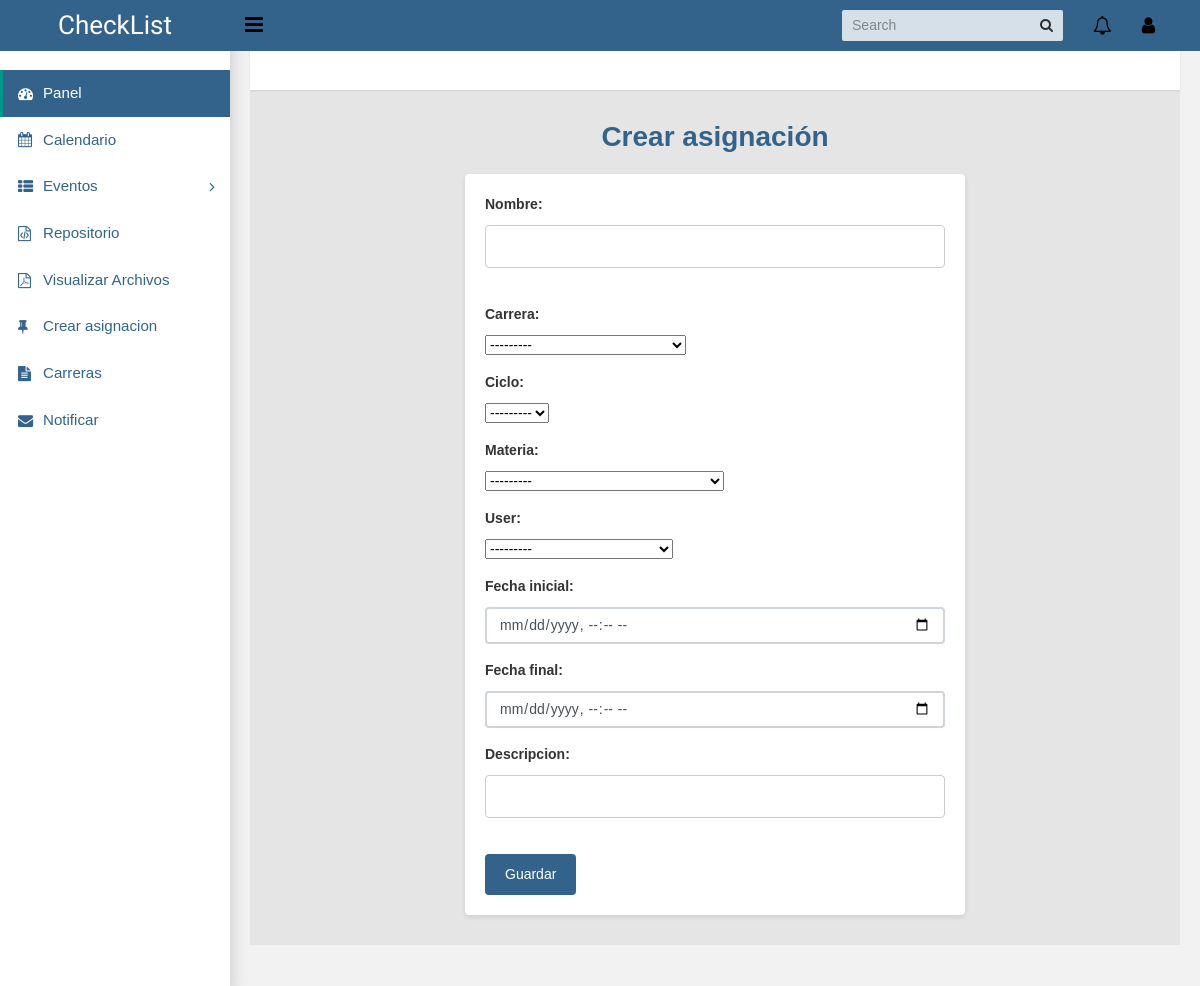
Page /crear-asignacion/ (signed in) on the earlier database version.
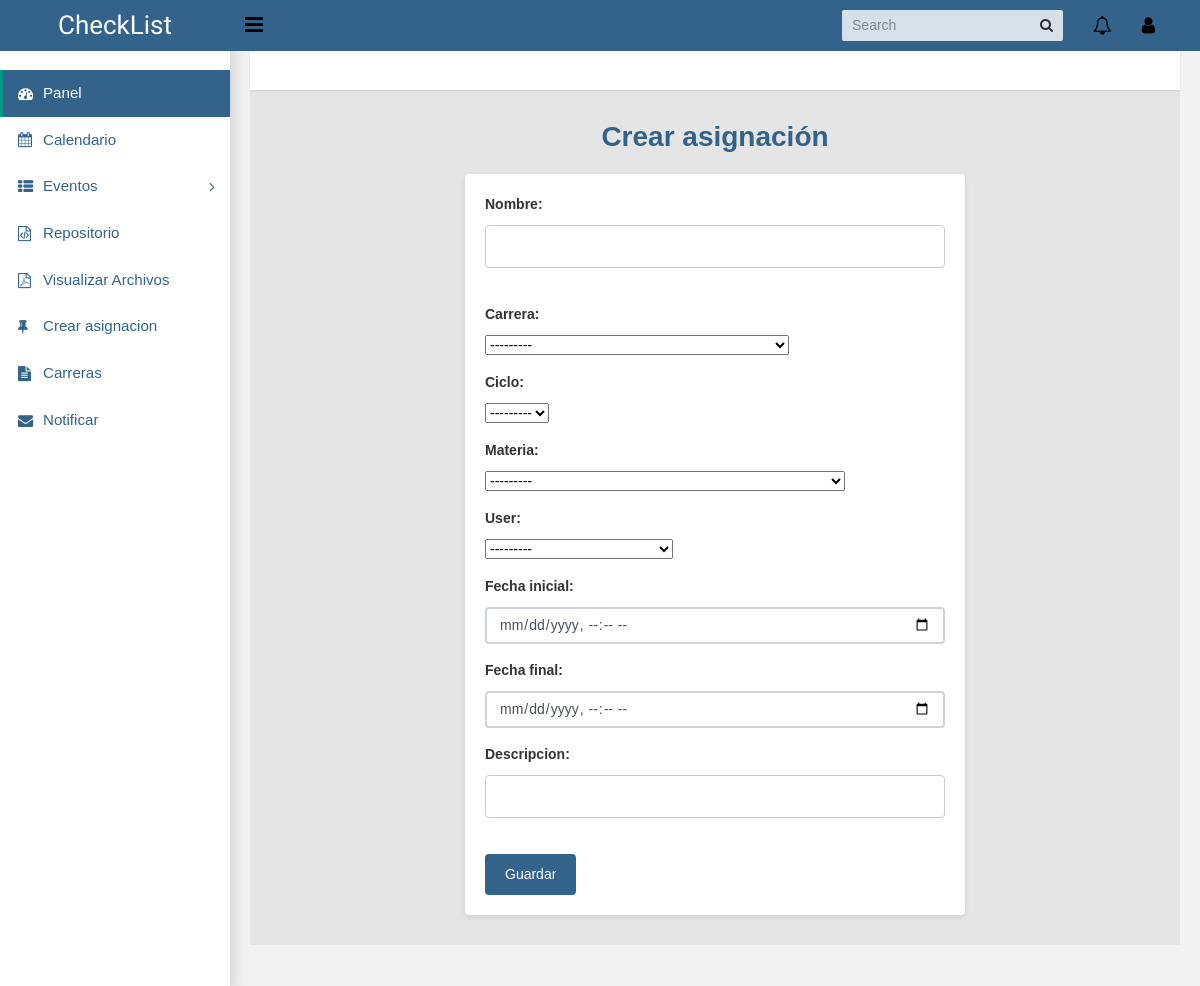
Same page on the later database version.
### calendarapp/models/archivos.py (models this page shows)
class Materia(models.Model):
    nombre = models.CharField(max_length=100)
    numCreditos = models.IntegerField()
    numHoras = models.IntegerField()
    carrera = models.ForeignKey(Carrera, on_delete=models.CASCADE, related_name="materia_carrera")
    ciclo = models.ForeignKey(Ciclo, on_delete=models.CASCADE, related_name="materia_ciclo")
    def __str__(self) :
        return "%s" % (self.nombre)

### calendarapp/views/archivo.py (the view)
# urls.py: path('crear-asignacion/', archivo.agregar_asignacion, name='crear_asignacion'),
@login_required
@user_passes_test(es_superusuario, login_url=None)
def agregar_asignacion(request):
    if request.method == 'POST':
        form = AsignacionForm(request.POST)
        if form.is_valid():
            asignacion = form.save()
            user = form.cleaned_data['user']
            event = Event(
                user=form.cleaned_data['user'],  # Asignar el usuario actual (requiere que el usuario esté autenticado)
                title=form.cleaned_data['nombre'],
                description=form.cleaned_data['descripcion'],
                start_time=form.cleaned_data['fecha_inicial'],
                end_time=form.cleaned_data['fecha_final']
            )
            event.save()
            send_mail(
                subject='Asignación exitosa',
                message=f'Hola {user.email}, se ha asignado la tarea "{asignacion.nombre}".\nFecha de inicio: {asignacion.fecha_inicial}.\nFecha de entrega: {asignacion.fecha_final}.\nDescripción: {asignacion.descripcion}',
                from_email='tu_correo@gmail.com',  # Coloca aquí tu correo desde el que enviarás los correos
                recipient_list=[user.email],
                fail_silently=False,
            )
            return redirect(request.path)  # Redirige a la vista que quieras después de guardar el formulario
    else:
        form = AsignacionForm()
    return render(request, 'agregar_asignacion.html', {'form': form})

### calendarapp/forms.py
class AsignacionForm(forms.ModelForm):
    fecha_inicial = forms.DateTimeField(
        input_formats=['%Y-%m-%d %H:%M:%S'],
        widget=forms.DateTimeInput(
            attrs={"type": "datetime-local", "class": "form-control"},
            format="%Y-%m-%dT%H:%M:%S",
        )
    )
    fecha_final = forms.DateTimeField(
        input_formats=['%Y-%m-%d %H:%M:%S'],
        widget=forms.DateTimeInput(
            attrs={"type": "datetime-local", "class": "form-control"},
            format="%Y-%m-%dT%H:%M:%S",
        )
    )
    class Meta:
        model = Asignacion
        fields = ['nombre', 'carrera', 'ciclo', 'materia', 'user', 'fecha_inicial', 'fecha_final', 'descripcion']
    def __init__(self, *args, **kwargs):
        super(AsignacionForm, self).__init__(*args, **kwargs)
        self.fields["fecha_inicial"].input_formats = ("%Y-%m-%d %H:%M:%S",)
        self.fields["fecha_final"].input_formats = ("%Y-%m-%d %H:%M:%S",)

### accounts/models/user.py (called while the page is built)
    def __str__(self):
        return self.email

### calendarapp/models/archivos.py (called while the page is built)
    def __str__(self):
            return "%s" % (self.nombre)

    def __str__(self):
            return "%s" % (self.numCiclo)

### calendarapp/views/archivo.py (called while the page is built)
def es_superusuario(user):
    return user.is_superuser

### templates/agregar_asignacion.html (shortened to what this page needs)
{% extends "base.html" %}
{% block content %}
<html>
<head>
</head>
<body>
    <h2>Crear asignación</h2>
    <form method="post" enctype="multipart/form-data">
        {{ form.as_p }}
        <button type="submit">Guardar</button>
    </form>
</body>
</html>
{% endblock %}

Differences in the rows shown:
now on this page (row edited): Materia: carrera "---------", ciclo "---------"
Other differences:
form field carrera: "---------" → (not shown)
form field ciclo: "---------" → (not shown)
